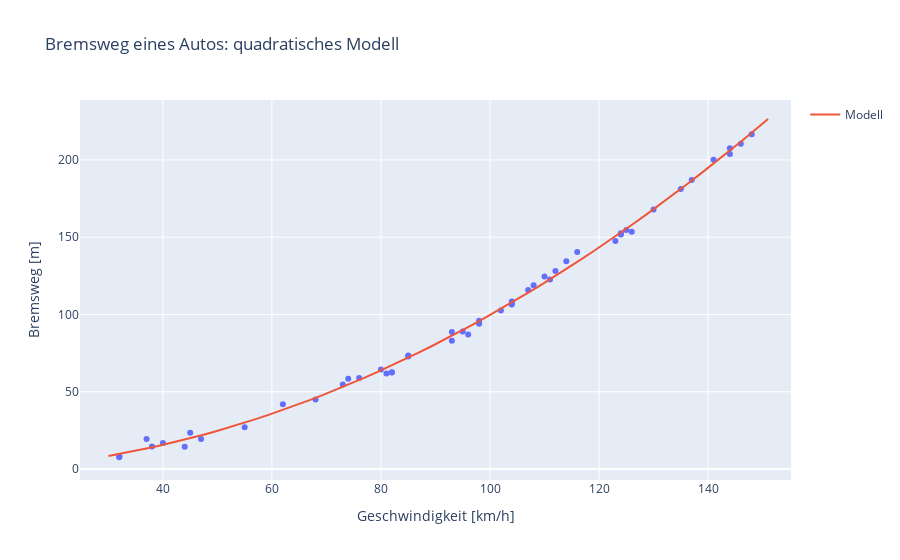

Notebook code for this chart:
### Code cell
# Adaption der Daten
polynom_transformator = PolynomialFeatures(degree = 2)
X = polynom_transformator.fit_transform(daten[['Geschwindigkeit [km/h]']])
y = daten['Bremsweg [m]']


# Training des Modells
model = LinearRegression()
model.fit(X, y)


# Bewertung
r2_score = model.score(X, y)
print(f'R2-score Trainingsdaten: {r2_score}')


# Prognose 
X_test = polynom_transformator.transform(testdaten[['Geschwindigkeit [km/h]']])
y_test = model.predict(X_test)
   
fig = px.scatter(daten, x = 'Geschwindigkeit [km/h]', y = 'Bremsweg [m]',
    title='Bremsweg eines Autos: quadratisches Modell')
fig.add_scatter(x = testdaten['Geschwindigkeit [km/h]'], y = y_test, mode='lines', name='Modell')
fig.show()

### Figure 1 — Plotly figure (JSON) as saved in the notebook; plotly's stock layout.template omitted (floating-point values rounded to 4 significant figures)
{"data": [{"hovertemplate": "Geschwindigkeit [km/h]=%{x}<br>Bremsweg [m]=%{y}<extra></extra>", "legendgroup": "", "marker": {"color": "#636efa", "symbol": "circle"}, "mode": "markers", "name": "", "orientation": "v", "showlegend": false, "type": "scatter", "x": [96, 116, 102, 95, 81, 108, 82, 137, 146, 76, 125, 93, 98, 141, 38, 40, 32, 130, 124, 135, 148, 126, 85, 124, 44, 107, 47, 144, 93, 80, 62, 123, 85, 98, 32, 104, 104, 104, 144, 112, 73, 82, 114, 37, 110, 111, 55, 45, 68, 74], "xaxis": "x", "y": [87.04, 140.4, 102.5, 88.94, 61.85, 119.0, 62.4, 187.1, 210.5, 58.92, 154.7, 82.95, 95.96, 200.1, 14.64, 16.91, 8.337, 167.9, 151.7, 181.2, 216.6, 153.6, 72.78, 152.6, 14.47, 115.9, 19.37, 207.5, 88.68, 64.39, 41.86, 147.6, 73.46, 93.99, 7.628, 106.4, 107.2, 108.3, 203.9, 128.1, 54.69, 62.63, 134.4, 19.38, 124.5, 122.7, 27.04, 23.41, 45.03, 58.43], "yaxis": "y"}, {"mode": "lines", "name": "Modell", "type": "scatter", "x": [30, 32.47, 34.94, 37.41, 39.88, 42.35, 44.82, 47.29, 49.76, 52.22, 54.69, 57.16, 59.63, 62.1, 64.57, 67.04, 69.51, 71.98, 74.45, 76.92, 79.39, 81.86, 84.33, 86.8, 89.27, 91.73, 94.2, 96.67, 99.14, 101.6, 104.1, 106.6, 109.0, 111.5, 114.0, 116.4, 118.9, 121.4, 123.8, 126.3, 128.8, 131.2, 133.7, 136.2, 138.7, 141.1, 143.6, 146.1, 148.5, 151], "y": [8.426, 10.01, 11.72, 13.55, 15.49, 17.56, 19.74, 22.05, 24.47, 27.01, 29.67, 32.45, 35.35, 38.37, 41.51, 44.77, 48.14, 51.64, 55.25, 58.99, 62.84, 66.82, 70.91, 75.12, 79.45, 83.9, 88.47, 93.16, 97.97, 102.9, 107.9, 113.1, 118.4, 123.8, 129.3, 135.0, 140.7, 146.6, 152.6, 158.7, 165.0, 171.3, 177.8, 184.4, 191.1, 197.9, 204.9, 212.0, 219.2, 226.5]}], "layout": {"legend": {"tracegroupgap": 0}, "title": {"text": "Bremsweg eines Autos: quadratisches Modell"}, "xaxis": {"anchor": "y", "domain": [0, 1], "title": {"text": "Geschwindigkeit [km/h]"}}, "yaxis": {"anchor": "x", "domain": [0, 1], "title": {"text": "Bremsweg [m]"}}}}
